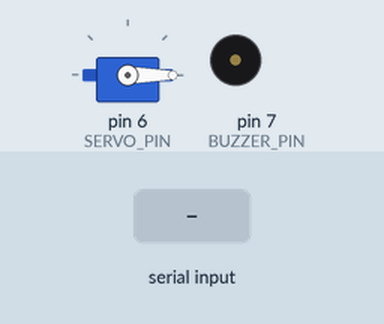
Simulated run of this sketch. Board: Arduino Uno, built with avr-gcc and run on an emulated ATmega328P. Shown: servo, buzzer (waves = sounding, pin HIGH). Inputs (shaded band) come from the test bench.

Above: at 1.4 s.
1.5 s: "D" received over Serial
At 1.6 s:
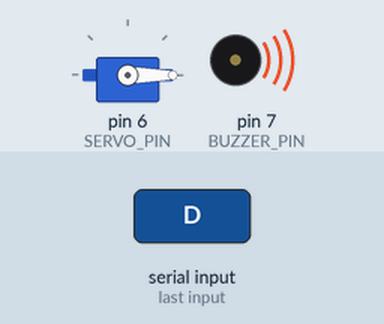
4.5 s: "G" received over Serial
At 5.1 s:
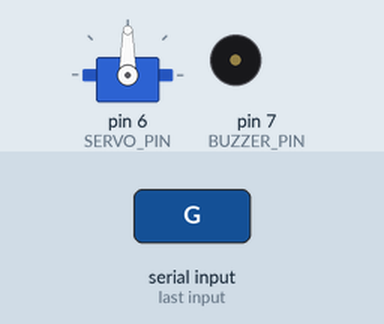
6.1 s: "P" received over Serial
At 8.1 s:
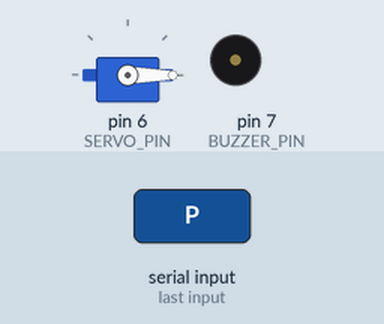
9.1 s: "L" received over Serial
At 11.9 s:
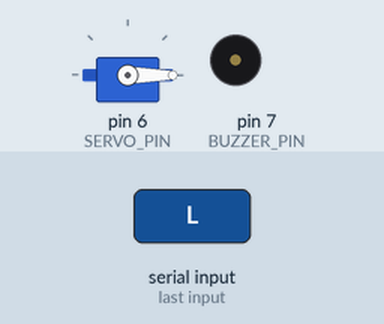
Timing chart, 0 to 13.1 s (numbered marks = the images above; inputs shaded):
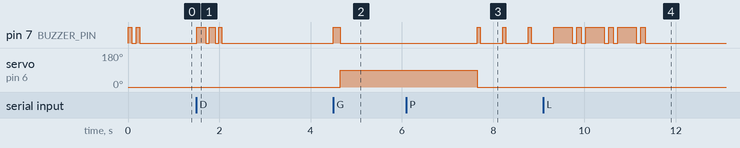

Measured:
- after the input at 1.5 s, pin 7 (BUZZER_PIN): goes HIGH 0.20 s, LOW 0.08 s, HIGH 0.13 s, LOW 0.08 s, HIGH 0.06 s, then LOW, starting at once
- after the input at 4.5 s, pin 7 (BUZZER_PIN): LOW → HIGH at once, → LOW 0.15 s later; servo on pin 6 (SERVO_PIN): 0° → 90° after 0.15 s
- after the input at 6.1 s, pin 7 (BUZZER_PIN): alternates HIGH for 0.06 s and LOW for 0.50 s, starting after 1.6 s
- after the input at 9.1 s, pin 7 (BUZZER_PIN): LOW → HIGH after 0.23 s, then repeats every 0.70 s: LOW 0.10 s, HIGH 0.10 s, LOW 0.10 s, HIGH 0.40 s, until it stays LOW from 11.3 s

The sketch:

door_mechanism__1_.ino
```cpp
/*
 * ATTENDANCE — Arduino Door Mechanism
 * Thanus's output node
 *
 * Receives single-char commands from PYNQ over USB serial.
 * Controls SERVO (door) and BUZZER only.
 * All LED colour logic lives on the PYNQ side.
 *
 * WIRING:
 *   Servo signal  → Pin 6  (PWM)
 *   Servo VCC     → 5V
 *   Servo GND     → GND
 *   Buzzer (+)    → Pin 7
 *   Buzzer (-)    → GND
 *   Use an ACTIVE buzzer (beeps on HIGH, not passive/PWM type)
 *
 * COMMAND MAP:
 *   G = Granted   → door opens, 1 clean beep
 *   D = Denied    → door shut,  3 descending beeps
 *   P = Pending   → door shut,  3 slow pulses
 *   A = Alarm     → door shut,  10 rapid pulses
 *   L = Lockdown  → door shut,  long-short siren x3
 *   B = Boot      → door shut,  2 quick beeps (startup confirm)
 *   ? = Heartbeat → responds 'K'
 */

#include <Servo.h>

const int SERVO_PIN    = 6;
const int BUZZER_PIN   = 7;
const int DOOR_CLOSED  = 0;
const int DOOR_OPEN    = 90;
const int DOOR_HOLD_MS = 3000;   // how long door stays open (ms)

Servo doorServo;

// ── setup ────────────────────────────────────────────────────────────────────

void setup() {
  Serial.begin(9600);
  doorServo.attach(SERVO_PIN);
  doorServo.write(DOOR_CLOSED);
  pinMode(BUZZER_PIN, OUTPUT);
  digitalWrite(BUZZER_PIN, LOW);
  handleBoot();
}

// ── helpers ──────────────────────────────────────────────────────────────────

void beep(int ms) {
  digitalWrite(BUZZER_PIN, HIGH);
  delay(ms);
  digitalWrite(BUZZER_PIN, LOW);
}

void openDoor() {
  doorServo.write(DOOR_OPEN);
  delay(DOOR_HOLD_MS);
  doorServo.write(DOOR_CLOSED);
}

// ── handlers ─────────────────────────────────────────────────────────────────

void handleBoot() {
  // Two quick beeps — confirms Arduino is alive and ready
  beep(80); delay(100); beep(80);
}

void handleGranted() {
  beep(150);   // single clean beep
  openDoor();
}

void handleDenied() {
  // Three descending beeps — gets shorter, feels like rejection
  beep(200); delay(80);
  beep(130); delay(80);
  beep(60);
}

void handlePending() {
  // Three slow evenly-spaced pulses — processing / wait feel
  for (int i = 0; i < 3; i++) {
    beep(60);
    delay(500);
  }
}

void handleAlarm() {
  // 10 rapid pulses — maximum urgency
  for (int i = 0; i < 10; i++) {
    beep(70);
    delay(70);
  }
}

void handleLockdown() {
  // Long-short siren x3 — distinct from alarm pattern
  for (int i = 0; i < 3; i++) {
    beep(400); delay(100);
    beep(100); delay(100);
  }
}

// ── main loop ────────────────────────────────────────────────────────────────

void loop() {
  if (Serial.available() > 0) {
    char cmd = Serial.read();
    switch (cmd) {
      case 'G': handleGranted();  break;
      case 'D': handleDenied();   break;
      case 'P': handlePending();  break;
      case 'A': handleAlarm();    break;
      case 'L': handleLockdown(); break;
      case 'B': handleBoot();     break;
      case '?': Serial.write('K'); break;  // heartbeat ping response
      default:  break;
    }
  }
}
```
